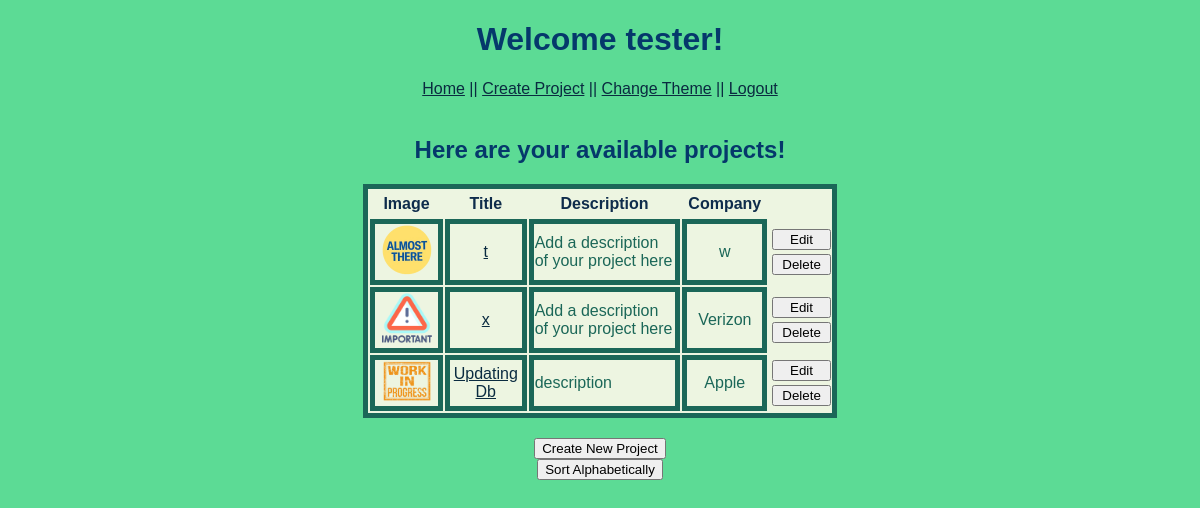
The page /projects (signed in) on the database its author committed.
### models.py (models this page shows, shortened)
class Project(db.Model):
    id = db.Column('id', db.Integer, primary_key = True)
    title = db.Column('title', db.String(200))
    detail = db.Column('detail', db.String(1000))
    company_name = db.Column('company_name', db.String(100))
    img_name = db.Column('img', db.String(100))

### app.py (the view)
@app.route('/')
@app.route('/index')
@app.route('/projects')
def index():
    if session.get('user'):
        projects = find_projects()
        image1 = os.path.join(app.config['UPLOAD_FOLDER'], 'flow.png')
        image2 = os.path.join(app.config['UPLOAD_FOLDER'], 'testing.png')
        image3 = os.path.join(app.config['UPLOAD_FOLDER'], 'default.png')
        return render_template("index.html", user=session['user'], user_projects=projects, theme=session['user_theme'], project_image1=image1, project_image2=image2,project_image3=image3)
    return redirect(url_for('login'))

### models.py (called while the page is built)
def find_projects():
    return db.session.query(Project).all()

### templates/index.html (shortened to what this page needs)
<!DOCTYPE html>
<html lang="en">
<head>
    {% if theme == 1 %}
    <link rel="stylesheet" href="{{ url_for('static', filename='main.css')}}">
    {% elif theme == 3 %}
    <link rel="stylesheet" href="{{ url_for('static', filename='third.css')}}">
    {% else %}
    <link rel="stylesheet" href="{{ url_for('static', filename='second.css')}}">
    {% endif %}
</head>
<body>
    <h1>Welcome {{user}}!</h1>
    <nav>
        <a href="{{ url_for('index') }}">Home</a> <span class="nav-spacing">||</span>
        <a href="{{ url_for('new_project') }}">Create Project</a> <span class="nav-spacing">||</span>
        <a href="{{ url_for('change_style', theme_id=theme) }}" method="get">Change Theme</a> <span
            class="nav-spacing">||</span>
        <a href="{{ url_for('logout') }}">Logout</a>
    </nav>
    <div class="table-header">
        <br>
        <h2>Here are your available projects!</h2>
    </div>
    <div class="box">
        <table class="insideBox">
            <tr>
                <td>
                    <h3>Image</h3>
                </td>
                <td>
                    <h3>Title</h3>
                </td>
                <td>
                    <h3>Description</h3>
                </td>
                <td>
                    <h3>Company</h3>
                </td>
            </tr>
            <tr>
                {% for project in user_projects %}
                {% if project.img_name == "flow.png" %}
                <td class="tableRow"><img src="{{ project_image1 }}" width="50 px"></td>
                {% elif project.img_name == "testing.png" %}
                <td class="tableRow"><img src="{{ project_image2 }}" width="50 px"></td>
                {% else %}
                <td class="tableRow"><img src="{{ project_image3 }}" width="50 px"></td>
                {% endif %}
                <td class="tableRow"><a href="{{ url_for('get_project', project_id=project.id) }}">{{project.title}}</a>
                </td>
                <td class="tableRow2">{{project.detail}}</a></td>
                <td class="tableRow">{{project.company_name}}</a></td>
                <td>
                    <form action="{{url_for('edit_project',project_id=project.id)}}" method="get">
                        <input type="submit" value="Edit">
                    </form>
                    <form action="{{url_for('delete_project',project_id=project.id)}}" method="post">
                        <input type="submit" value="Delete">
                    </form>
                </td>
            </tr>
            {% endfor %}
        </table>
        <div class="projectView">
            <form action="{{ url_for('new_project') }}">
                <input type="submit" value="Create New Project">
            </form>
            <form action="{{url_for('sort')}}">
                <input type="submit" value="Sort Alphabetically">
            </form>
        </div>
    </div>
</body>
</html>

### static/main.css (style rules this page uses)
* { font-family: 'Gill Sans', 'Gill Sans MT', Calibri, 'Trebuchet MS', sans-serif; }
h1 { color:#05386B; text-align: center; }
h2 { color: #05386B; }
h3 { color:#0e2c4b; font-size: 16px; }
body { background:#5CDB95; }
a, .nav-spacing { color: inherit; color: #0a2b40; }
nav { text-align: center; }
.box { color: #1b6758; width: 40%; text-align: center; margin: 0px auto; }
.table-header { text-align: center; margin: 0px auto; }
.insideBox { background-color: #edf5e1; text-align: left; border: 5px solid; margin-bottom: 20px; width: 100%; }
.insideBox h3 { text-align: center; margin: 3px; }
.tableRow { border: 5px solid #1b6758; width: 5em; text-align: center; }
.tableRow2 { border: 5px solid #1b6758; width: 15em; }
.insideBox input[type=submit] { margin: 2px; width: 100%; }
.projectView { text-align: center; }

### rows shown on the page
Project: title "t", detail "Add a description of your project here", company_name "w"
Project: title "x", detail "Add a description of your project here", company_name "Verizon"
Project: title "Updating Db", detail "description", company_name "Apple"

### other values the page prints
{{ user }} "tester"
